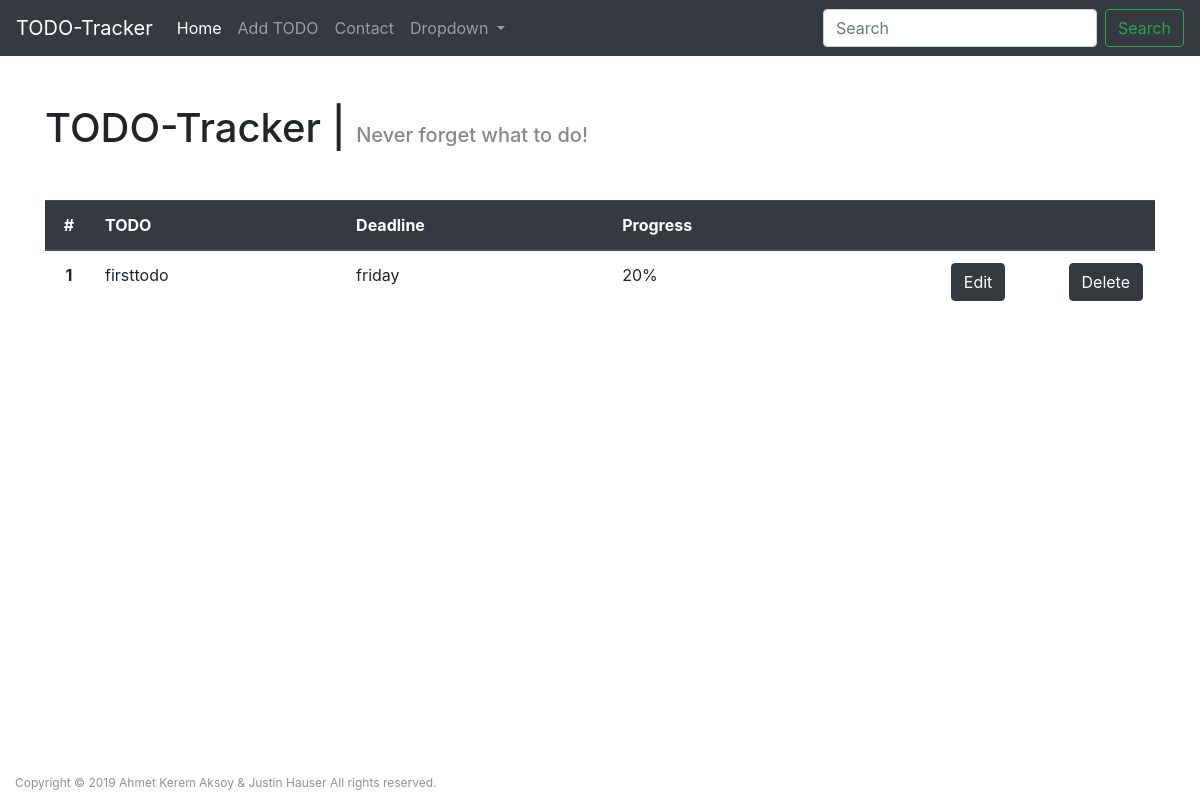
/todos/viewtodo/1/detail, run on the app's committed database.
### todos/models.py (models this page shows, shortened)
class Todo(models.Model):
    name = models.TextField(max_length=160)
    deadline = models.TextField(max_length=160)
    progress = models.CharField(max_length=4)
    objects = models.Manager()

### todos/views.py (the view)
# urls.py: path('viewtodo/<int:pk>/detail', TodoDetailView.as_view(), name='todos-viewtodo'),
class TodoDetailView(DetailView):
    model = Todo
    template_name = 'todos/view.html'

### todos/templates/todos/view.html
{% extends "todos/base.html" %}
{% block content %}
  <div class="container container--todo">
    <table class="table table--todo">
      <thead class="thead-dark">
        <tr>
          <th class="todo__number" scope="col">#</th>
          <th class="todo__name" scope="col">TODO</th>
          <th class="todo__due-date" scope="col">Deadline</th>
          <th class="todo__progress" scope="col">Progress</th>
          <th class="todo__edit" scope="col"></th>
          <th class="todo__delete" scope="col"></th>
        </tr>
      </thead>
      <tbody>
        <tr class="todo">
          <th class="todo__number" scope="row">{{ todo.id }}</th>
          <td class="todo__name">{{ todo.name }}</td>
          <td class="todo__due-date">{{ todo.deadline }}</td>
          <td class="todo__progress">{{ todo.progress }}</td>
          <td class="todo__edit"><a type="button" class="btn btn-dark" href="{% url 'todos-edittodo' todo.id %}">Edit</a></td>
          <td class="todo__delete"><a type="button" class="btn btn-dark" href="{% url 'todos-deletetodo' todo.id %}">Delete</a></td>
        </tr>
      </tbody>
    </table>
  </div>
{% endblock content %}

### data on the page
Todo: id "1", name "firsttodo", deadline "friday", progress "20%"
